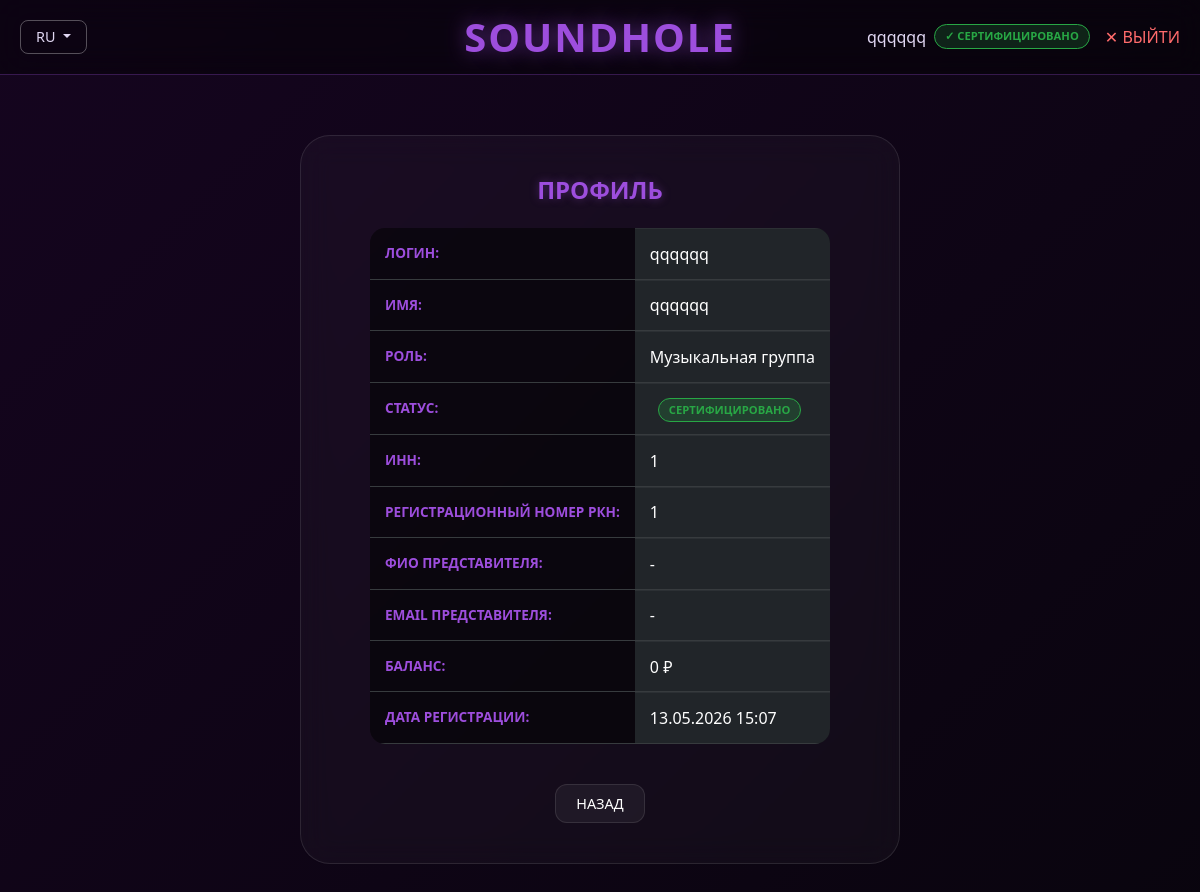
The app's page /account (signed in) with its own data.
### backend/database/models/users_model.py (models this page shows, shortened)
class UserModel(SqlAlchemyBase):
    __tablename__ = 'users'
    id = sqlalchemy.Column(
        sqlalchemy.Integer, primary_key=True, autoincrement=True)
    username = sqlalchemy.Column(
        sqlalchemy.String, index=True, unique=True, nullable=True)
    name = sqlalchemy.Column(sqlalchemy.String, nullable=True)
    about = sqlalchemy.Column(sqlalchemy.String, nullable=True)
    email = sqlalchemy.Column(
        sqlalchemy.String, index=True, unique=True, nullable=True)
    role = sqlalchemy.Column(sqlalchemy.String, default='user')
    funds = sqlalchemy.Column(sqlalchemy.Integer, default=0)
    inn = sqlalchemy.Column(sqlalchemy.String, nullable=True)
    rkn_number = sqlalchemy.Column(sqlalchemy.String, nullable=True)
    docs_path = sqlalchemy.Column(sqlalchemy.String, nullable=True)
    rep_name = sqlalchemy.Column(sqlalchemy.String, nullable=True)
    rep_email = sqlalchemy.Column(sqlalchemy.String, nullable=True)
    status = sqlalchemy.Column(sqlalchemy.String, default='active')
    hashed_password = sqlalchemy.Column(sqlalchemy.String, nullable=True)
    created_date = sqlalchemy.Column(
        sqlalchemy.DateTime, default=datetime.datetime.now)
    band_page = orm.relationship(
        "BandPageModel", back_populates='band', uselist=False)

### app.py (the view)
@app.route('/account')
def account():
    ip = get_client_ip()
    if 'user_id' not in session:
        logger.info(f"IP: {ip} - попытка доступа к аккаунту без авторизации")
        return redirect(url_for('login', register_first=1))
    db_sess = db_session.create_session()
    user = db_sess.query(UserModel).filter(
        UserModel.id == session['user_id']).first()
    if not user:
        session.clear()
        db_sess.close()
        logger.warning(
            f"IP: {ip} - пользователь сессии {session.get('user_id')} не найден")
        return redirect(url_for('login'))
    db_sess.close()
    return render_template('account.html', user=user)

### app.py (called while the page is built)
def get_client_ip():
    if request.headers.get('X-Forwarded-For'):
        return request.headers.get('X-Forwarded-For').split(',')[0]
    return request.remote_addr

@app.before_request
def log_request():
    ip = get_client_ip()
    logger.info(f"IP: {ip} - {request.method} {request.path}")

@app.context_processor
def inject_vars():
    lang = session.get('lang', 'ru')
    return dict(txt=TRANSLATIONS.get(lang, TRANSLATIONS['ru']), current_lang=lang)

### backend/database/db_session.py (called while the page is built)
def create_session() -> Session:
    global __factory
    return __factory()

### templates/account.html (shortened to what this page needs)
{% extends 'base.html' %}
{% block content %}
<div class="container d-flex justify-content-center" style="min-height: 70vh;">
    <div class="custom-card card-home" style="max-width: 600px; width: 100%;">
        <h2 class="page-title text-center mb-4">{{ txt.profile }}</h2>
        <div class="table-responsive">
            <table class="table table-dark">
                <tr>
                    <th>{{ txt.username }}:</th>
                    <td>{{ user.username }}</td>
                </tr>
                <tr>
                    <th>{{ txt.name }}:</th>
                    <td>{{ user.name }}</td>
                </tr>
                <tr>
                    <th>{{ txt.role }}:</th>
                    <td>
                        {% if user.role == 'user' %}{{ txt.listener }}
                        {% elif user.role == 'band' %}{{ txt.band }}
                        {% else %}{{ txt.admin }}{% endif %}
                    </td>
                </tr>
                {% if user.role == 'band' %}
                <tr>
                    <th>{{ txt.status }}:</th>
                    <td>
                        {% if user.status == 'pending' %}
                        <span class="status-badge pending">{{ txt.pending }}</span>
                        {% else %}
                        <span class="status-badge certified">{{ txt.certified }}</span>
                        {% endif %}
                    </td>
                </tr>
                <tr>
                    <th>{{ txt.inn }}:</th>
                    <td>{{ user.inn or '-' }}</td>
                </tr>
                <tr>
                    <th>{{ txt.rkn }}:</th>
                    <td>{{ user.rkn_number or '-' }}</td>
                </tr>
                <tr>
                    <th>{{ txt.rep_name }}:</th>
                    <td>{{ user.rep_name or '-' }}</td>
                </tr>
                <tr>
                    <th>{{ txt.rep_email }}:</th>
                    <td>{{ user.rep_email or '-' }}</td>
                </tr>
                {% endif %}
                <tr>
                    <th>{{ txt.funds }}:</th>
                    <td>{{ user.funds }} {% if current_lang == 'sq' %}{{ txt.all }}{% else %}{{ txt.rub }}{% endif %}</td>
                </tr>
                <tr>
                    <th>{{ txt.created }}:</th>
                    <td>{{ user.created_date.strftime('%d.%m.%Y %H:%M') if user.created_date else '-' }}</td>
                </tr>
            </table>
        </div>
        <div class="text-center mt-4">
            <a href="{{ url_for('index') }}" class="btn-back">{{ txt.back }}</a>
        </div>
    </div>
</div>
{% endblock %}

### static/css/style.css (style rules this page uses)
:root { --primary-purple: #9d4edd; --light-purple: #c77dff; --neon-blue: #00fffb; --bg-dark: #020205; --text-main: #e0d7f2; --glass-bg: rgba(255, 255, 255, 0.03); --glass-border: rgba(255, 255, 255, 0.1); }
* { box-sizing: border-box; }
body { margin: 0; min-height: 100vh; font-family: 'Segoe UI', sans-serif; background: linear-gradient(-45deg, #020205, #0d051a, #050508, #15051f); background-size: 400% 400%; animation: gradientBG 20s ease infinite; color: var(--text-main); overflow-x: hidden; }
.container { width: 100%; max-width: 1100px; padding: 0 15px; margin: 0 auto; }
.card-home { width: 100%; max-width: 800px; min-height: 220px; padding: 30px 40px; display: flex; flex-direction: column; justify-content: center; align-items: center; margin: 0 auto 30px auto; box-sizing: border-box; background: var(--glass-bg); backdrop-filter: blur(15px); border: 1px solid var(--glass-border); border-radius: 30px; }
.btn-back { background: rgba(255, 255, 255, 0.05); color: white; padding: 8px 20px; border-radius: 12px; text-decoration: none; border: 1px solid rgba(255, 255, 255, 0.1); transition: 0.3s; display: inline-block; white-space: nowrap; font-size: 0.9rem; }
.custom-card { background: var(--glass-bg); backdrop-filter: blur(15px); border: 1px solid var(--glass-border); border-radius: 30px; padding: 40px; }
.page-title { font-size: 1.5rem; font-weight: 700; text-transform: uppercase; color: var(--primary-purple); text-shadow: 0 0 10px rgba(157, 78, 221, 0.4); }
.status-badge { display: inline-block; padding: 3px 10px; border-radius: 15px; font-size: 0.7rem; font-weight: bold; margin-left: 8px; }
.status-badge.certified { background: rgba(40, 167, 69, 0.2); color: #28a745; border: 1px solid #28a745; }
.table-dark { background: rgba(0, 0, 0, 0.4); border-radius: 15px; overflow: hidden; color: var(--text-main); border-collapse: separate; border-spacing: 0; }
.table-dark th { color: var(--primary-purple); font-weight: 700; text-transform: uppercase; font-size: 0.85rem; background: rgba(0, 0, 0, 0.2); padding: 15px; }
.table-dark td { vertical-align: middle; padding: 12px 15px; border-top: 1px solid rgba(255, 255, 255, 0.05); }
.text-center { text-align: center !important; }
.mb-4 { margin-bottom: 1.5rem !important; }
.mt-4 { margin-top: 1.5rem !important; }

### records on screen
UserModel: username "qqqqqq", name "qqqqqq", inn "1", rkn_number "1", rep_name "-", rep_email "-", funds "0", created_date "13.05.2026 15:07"

### other values on screen
{{ current_lang|upper }} "RU"
{{ session['display_name'] }} "qqqqqq"
{{ txt.certified }} "СЕРТИФИЦИРОВАНО"
{{ txt.logout }} "ВЫЙТИ"
{{ txt.profile }} "ПРОФИЛЬ"
{{ txt.username }} "ЛОГИН"
{{ txt.name }} "ИМЯ"
{{ txt.role }} "РОЛЬ"
{{ txt.band }} "Музыкальная группа"
{{ txt.status }} "СТАТУС"
{{ txt.inn }} "ИНН"
{{ txt.rkn }} "РЕГИСТРАЦИОННЫЙ НОМЕР РКН"
{{ txt.rep_name }} "ФИО ПРЕДСТАВИТЕЛЯ"
{{ txt.rep_email }} "EMAIL ПРЕДСТАВИТЕЛЯ"
{{ txt.funds }} "БАЛАНС"
